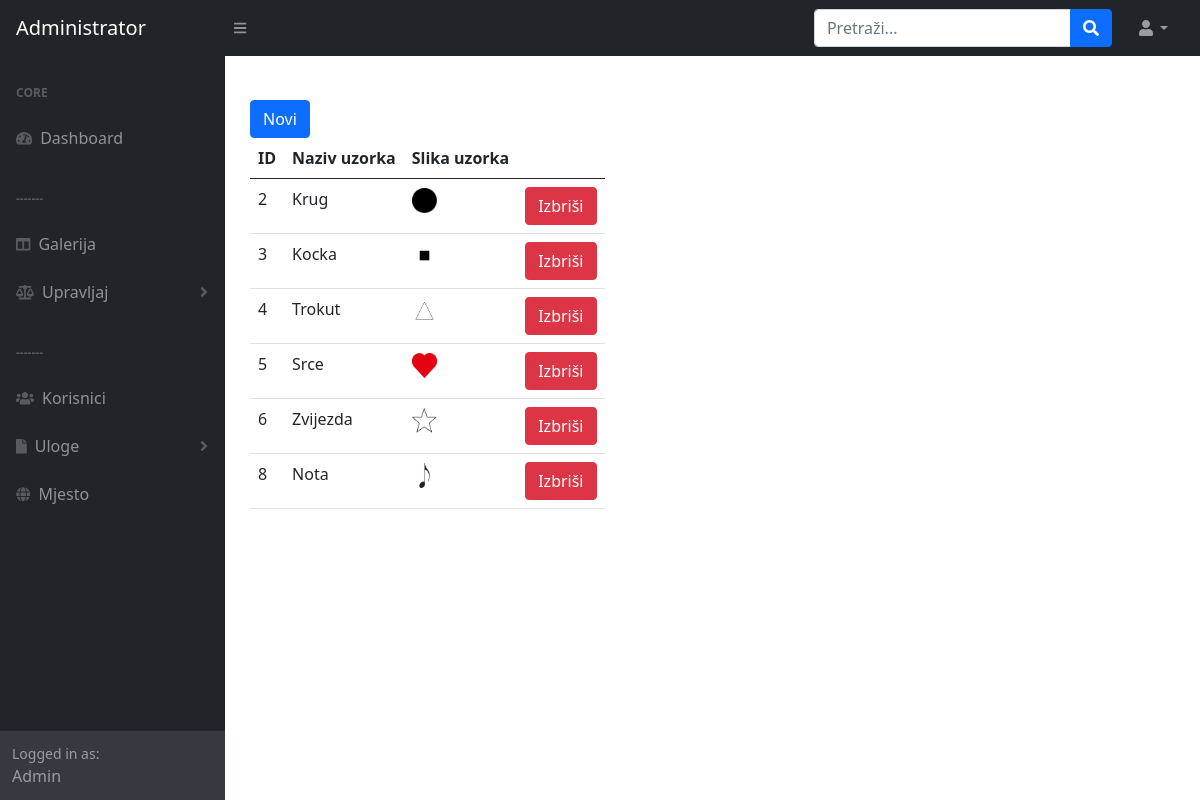
The app's page /admin/uzorak.php with its own data.
### tables this page shows
CREATE TABLE `uzorak` (
  `id` int(11) NOT NULL,
  `naziv` varchar(30) NOT NULL,
  `slika` text NOT NULL
);

### admin/uzorak.php (the view, shortened to what this page needs)
<?php
    include_once 'includes/head.inc.php';
    include_once 'includes/nav.inc.php';
    include_once 'includes/sidenav.inc.php';
    require_once 'includes/dbh.inc.php';
?>
<div class="korisnik">
<button type="button" id="btnNovi" class="btn btn-primary" data-bs-toggle="modal" data-bs-target="#noviUzorak">Novi</button>
<table class="table">
  <thead>
    <tr>
      <th scope="col">ID</th>
      <th scope="col">Naziv uzorka</th>
      <th scope="col">Slika uzorka</th>
      <th scope="col"></th>
    </tr>
  </thead>
  <tbody>
    <?php
    $sql = "SELECT * FROM uzorak;";
    $result = mysqli_query($conn, $sql);
    $resultCheck = mysqli_num_rows($result);
    if($resultCheck > 0){
        while($row = mysqli_fetch_assoc($result)){
            echo "<tr><td>". $row["id"]
                ."</td><td>". $row["naziv"]
                .'</td><td><img width="25px" height="25px" src="uploads/uzorak/'. $row['slika'] .'">'
                .'</td><td><button class="btn btn-danger"><a href="includes/delete.inc.php?deleteUzorak='.$row["id"].'">Izbriši</a></button></td></tr>' ;
        }
        echo "</tbody></table>";
    }
    else {
        echo "</tbody></table>";
        echo "Nema rezultata..";
    }
    ?>
</div>
 <?php
include_once 'includes/footer.inc.php';
?>

### records on screen
uzorak: id "2", naziv "Krug", slika (picture)
uzorak: id "3", naziv "Kocka", slika (picture)
uzorak: id "4", naziv "Trokut", slika (picture)
uzorak: id "5", naziv "Srce", slika (picture)
uzorak: id "6", naziv "Zvijezda", slika (picture)
uzorak: id "8", naziv "Nota", slika (picture)
